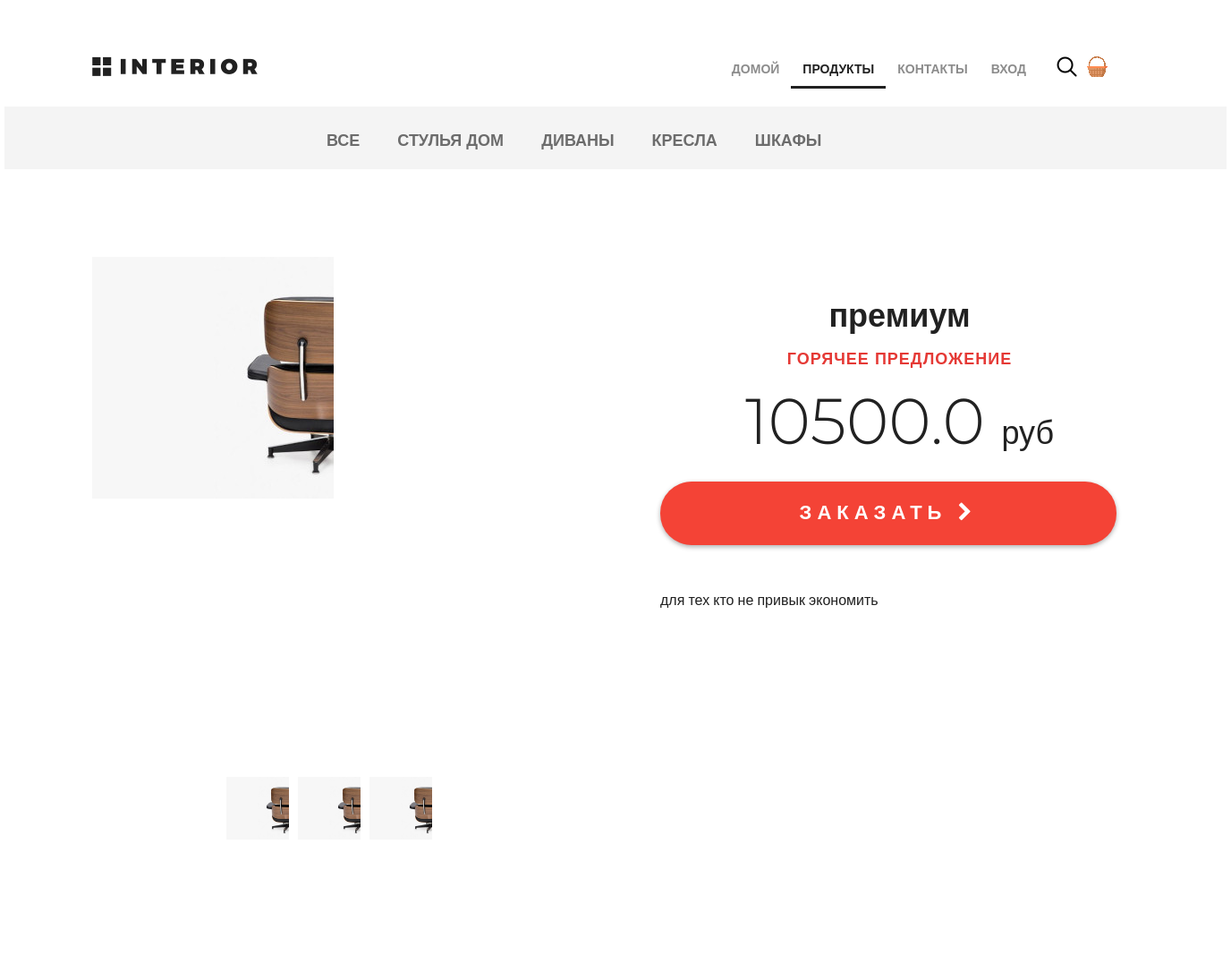
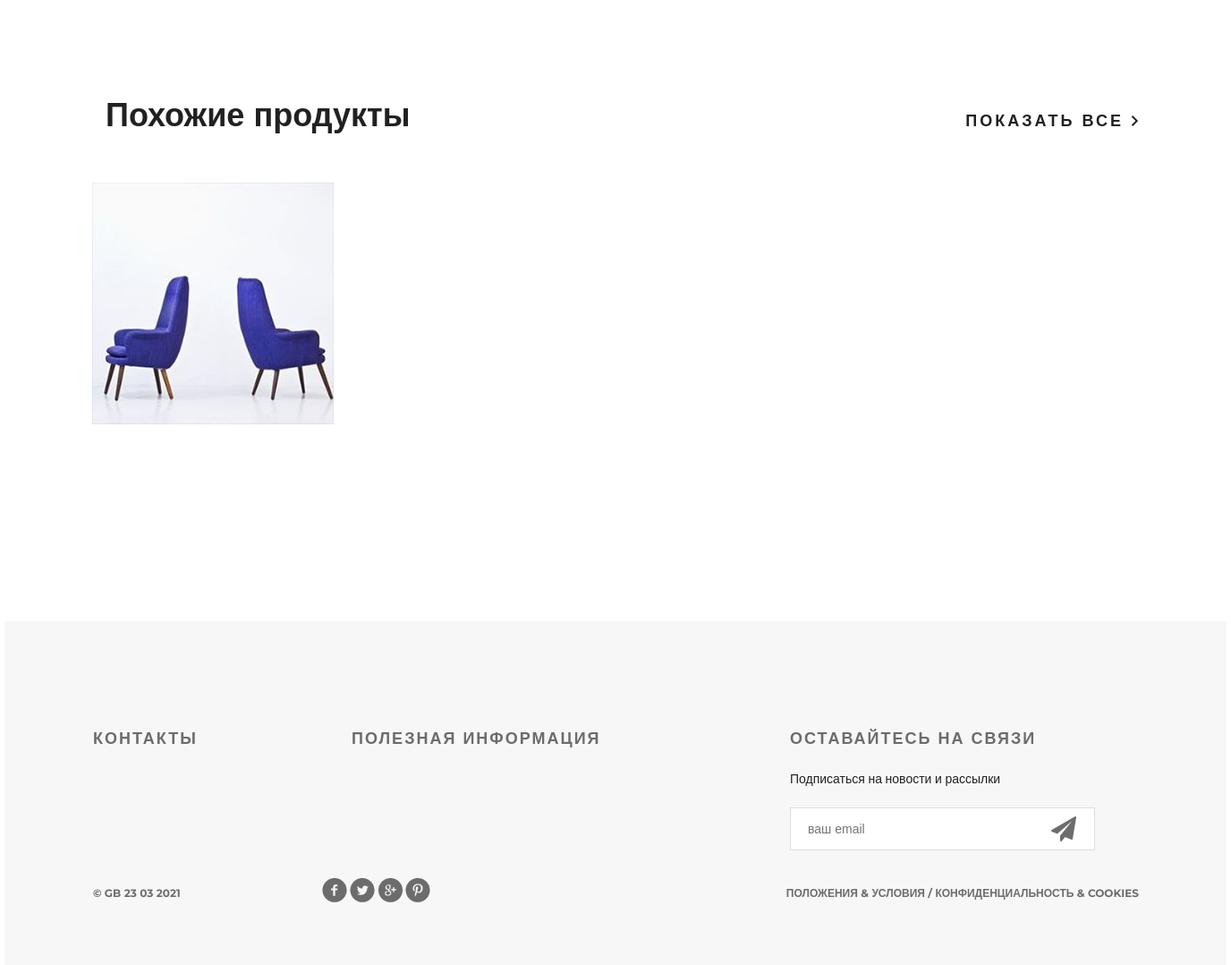
Screenshot of /products/ with the database file from the repository (2 pictures, top to bottom).
### mainapp/models.py (models this page shows, shortened)
class ProductCategory(models.Model):
    name = models.CharField(max_length=64, unique=True, verbose_name='имя')
    description = models.TextField(verbose_name='описание', blank=True)
    is_active = models.BooleanField(verbose_name='активность', default=True)

class Product(models.Model):
    category = models.ForeignKey(ProductCategory, on_delete=models.CASCADE)
    name = models.CharField(max_length=128, verbose_name='имя')
    image = models.ImageField(upload_to='products_images', blank=True)
    short_desc = models.CharField(max_length=64, verbose_name='краткое описание', blank=True)
    description = models.TextField(blank=True, verbose_name='описание')
    price = models.DecimalField(verbose_name='цена', max_digits=8, decimal_places=2, default=0)
    quantity = models.PositiveIntegerField(verbose_name='количество на складе', default=0)
    is_active = models.BooleanField(verbose_name='активность', default=True)

### mainapp/views.py (the view, shortened to what this page needs)
# urls.py: path('products/', include('mainapp.urls', namespace='products')),
def products(request, pk=None):
    title =  "продукты"
    links_menu = ProductCategory.objects.all()
    hot_product = get_hot_product()
    products = get_same_products(hot_product)
    context = {
            'links_menu': links_menu,
            'social_links': social_links,
            'hot_product': hot_product,
            'products': products,
            'basket': get_basket(request.user),
            }
    return render(request, 'mainapp/products.html', context)

### mainapp/views.py (called while the page is built)
def get_basket(user):
    if user.is_authenticated:
        return Basket.objects.filter(user=user)
    return []

def get_hot_product():
    product_list = Product.objects.all()
    return random.sample(list(product_list), 1)[0]

def get_same_products(hot_product):
    same_products = Product.objects.filter(category=hot_product.category).exclude(pk=hot_product.pk)[:3]
    return same_products

### mainapp/templates/mainapp/products.html (shortened to what this page needs)
{% extends 'mainapp/base.html' %} {% load static %} {% block content %}
<div class="hero-white">
	{% include 'mainapp/includes/inc_main_menu.html' %}
</div>
<div class="details">
  <div class="links clearfix">
    {% include 'mainapp/includes/inc_categories_menu.html' %}
  </div>
  <div class="details-products">
    <div class="details-slider">
      <div class="slider-product">
        <img src="/media/{{ hot_product.image }}">
      </div>
      <div class="slider-control">
        <div class="block">
			<a href="#"><img src="/media/{{ hot_product.image }}" alt="">
          </a>
        </div>
        <div class="block">
          <a href="#"><img src="/media/{{ hot_product.image }}" alt="">
          </a>
        </div>
        <div class="block">
          <a href="#"><img src="/media/{{ hot_product.image }}" alt="">
          </a>
        </div>
      </div>
    </div>
    <div class="description">
      <h3 class="big-bold">{{ hot_product.name }}</h3>
      <h3 class="red">горячее предложение</h3>
      <p class="price">{{ hot_product.price|floatformat:1 }} <span>руб</span></p>
			<a href="{% url 'basket:add' hot_product.pk %}" class="red-button">заказать <i class="fa fa-chevron-right" aria-hidden="true"></i></a>
      <div class="description-text">
				<p>{{ hot_product.description }}</p>
      </div>
    </div>
  </div>
  <div class="related">
    <div class="title clearfix">
      <h2>Похожие продукты</h2>
      <a class="explore" href="#">показать все <img src="{% static 'img/arrow.png' %}" alt=""></a>
    </div>
    <div class="related-products clearfix">
			{% for product in products %}
      <div class="block">
				<a href="{% url 'products:product' product.pk %}"><img src="/media/{{ product.image }}" alt="{{ product.short_desc }}">
        </a>
      </div>
			{% endfor %}
    </div>
  </div>
</div>
<div class="clr"></div>
</div>
{% endblock %}

### mainapp/templates/mainapp/includes/inc_categories_menu.html (shortened to what this page needs)
<ul class="links-menu">
        <li>
            <a href="{% url 'products:category' 0 %}"
                >
               все
            </a>
        </li>
    {% for link in links_menu %}
        <li>
            <a href="{% url 'products:category' link.pk %}"
                >
                {{ link.name }}
            </a>
        </li>
    {% endfor %}
</ul>

### static/style.css (style rules this page uses)
* { margin: 0; padding: 0; }
body { font-family: 'Montserrat', sans-serif; }
html, body { height: 100%; }
.slider-control .block a img { width: 70px; }
.clr { height: 384px; }
.clearfix:after { content: ""; display: block; clear: both; }
.explore { text-transform: uppercase; color: #212121; font-size: 18px; font-weight: 700; line-height: 24px; text-align: center; float: right; margin-top: 138px; letter-spacing: 3px; text-decoration: none; }
.big-bold { color: #212121; font-size: 36px; font-weight: 700; text-align: left; margin-bottom: 24px; line-height: 36px; }
.title { height: 152px; margin-right: 15px; }
.title h2 { float: left; margin-top: 118px; color: #212121; font-size: 36px; font-weight: 700; text-align: left; margin-left: 15px; }
.red { text-transform: uppercase; color: #e53935; font-size: 18px; font-weight: 700; text-align: left; letter-spacing: 1px; line-height: 17px; margin-bottom: 22px; }
.hero-white { background-color: #fff; height: 119px; padding-left: 98px; padding-right: 211px; position: relative; }
.links { height: 70px; background-color: #f4f4f4; position: relative; padding-left: 360px; }
.links-menu { margin: 27px auto 0px; position: absolute; }
.links-menu li { float: left; list-style-type: none; padding-right: 42px; }
.links-menu li a { text-decoration: none; color: #6c6c6c; font-size: 18px; font-weight: 700; text-transform: uppercase; }
.details-products { padding-left: 98px; padding-right: 98px; margin-top: 98px; height: 651px; }
.details-slider { width: 570px; float: left; margin-right: 30px; }
.slider-product { width: 570px; height: 570px; }
.slider-control { width: 420px; height: 70px; margin: 11px auto 0px; padding-left: 150px }
.slider-control .block { height: 70px; width: 70px; position: relative; float: left; margin-right: 10px; }
.slider-control .block img { height: 70px; }
.description { width: 535px; float: right; padding-left: 35px }
.description .big-bold { color: #212121; font-size: 36px; font-weight: 700; text-align: center; margin-top: 47px; margin-bottom: 0px; }
.description .red { text-transform: uppercase; color: #e53935; font-size: 18px; font-weight: 700; text-align: center; letter-spacing: 1px; line-height: 17px; margin-top: 23px; margin-bottom: 36px; }
.description .price { color: #212121; font-size: 72px; font-weight: 300; line-height: 48px; text-align: center; }
.description .price span { color: #212121; font-size: 36px; font-weight: 300; line-height: 48px; text-align: center; }
.red-button { display: block; height: 71px; width: 510px; border-radius: 35px; background-color: #f44336; text-align: center; text-transform: uppercase; text-decoration: none; color: #ffffff; font-size: 22px; font-weight: 700; line-height: 24px; box-shadow: 0px 2px 4.85px 0.15px rgba(33, 33, 33, 0.35); line-height: 70px; letter-spacing: 6px; margin-top: 31px; }
.description-text { margin-top: 50px; color: #212121; font-size: 16px; font-weight: 300; line-height: 24px; text-align: left; }
.description-text p { margin-bottom: 0.5em; }
.related { padding: 0px 98px; }
.related .title { height: 343px; margin-right: 0; }
.related .title h2 { margin-top: 245px; }
.related .title .explore { margin-top: 262px; }
.related-products { margin-bottom: 120px; }
.related-products .block a img { float: left; }
.related-products .block { float: left; margin-right: 30px; display: block; height: 370px; width: 370px; position: relative; }

### rows the page displays
ProductCategory: name "СТУЛЬЯ ДОМ"
ProductCategory: name "ДИВАНЫ"
ProductCategory: name "КРЕСЛА"
ProductCategory: name "ШКАФЫ"
Product: image (picture), name "премиум", price "10500.0", description "для тех кто не привык экономить"
Product: image (picture)
